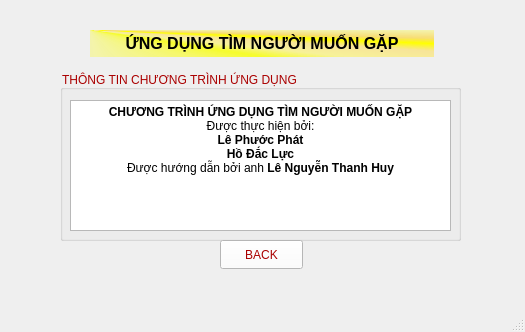
<?xml version="1.0" encoding="UTF-8"?>
<ui version="4.0">
 <class>Credit_Page</class>
 <widget class="QMainWindow" name="Credit_Page">
  <property name="geometry">
   <rect>
    <x>0</x>
    <y>0</y>
    <width>525</width>
    <height>332</height>
   </rect>
  </property>
  <property name="windowTitle">
   <string>MainWindow</string>
  </property>
  <widget class="QWidget" name="centralwidget">
   <widget class="QGroupBox" name="credit_info_box">
    <property name="geometry">
     <rect>
      <x>60</x>
      <y>70</y>
      <width>401</width>
      <height>171</height>
     </rect>
    </property>
    <property name="styleSheet">
     <string notr="true">font: 700 9pt &quot;Segoe UI&quot;;
color: rgb(170, 0, 0);
border-color: rgb(170, 0, 0);</string>
    </property>
    <property name="title">
     <string>THÔNG TIN CHƯƠNG TRÌNH ỨNG DỤNG</string>
    </property>
    <widget class="QLabel" name="label">
     <property name="geometry">
      <rect>
       <x>100</x>
       <y>80</y>
       <width>63</width>
       <height>21</height>
      </rect>
     </property>
     <property name="text">
      <string/>
     </property>
    </widget>
    <widget class="QTextBrowser" name="credit_info_text">
     <property name="geometry">
      <rect>
       <x>10</x>
       <y>30</y>
       <width>381</width>
       <height>131</height>
      </rect>
     </property>
     <property name="styleSheet">
      <string notr="true">color: rgb(0, 0, 0);
font: 700 9pt &quot;Segoe UI&quot;;</string>
     </property>
     <property name="html">
      <string>&lt;!DOCTYPE HTML PUBLIC &quot;-//W3C//DTD HTML 4.0//EN&quot; &quot;http://www.w3.org/TR/REC-html40/strict.dtd&quot;&gt;
&lt;html&gt;&lt;head&gt;&lt;meta name=&quot;qrichtext&quot; content=&quot;1&quot; /&gt;&lt;meta charset=&quot;utf-8&quot; /&gt;&lt;style type=&quot;text/css&quot;&gt;
p, li { white-space: pre-wrap; }
hr { height: 1px; border-width: 0; }
li.unchecked::marker { content: &quot;\2610&quot;; }
li.checked::marker { content: &quot;\2612&quot;; }
&lt;/style&gt;&lt;/head&gt;&lt;body style=&quot; font-family:'Segoe UI'; font-size:9pt; font-weight:700; font-style:normal;&quot;&gt;
&lt;p align=&quot;center&quot; style=&quot; margin-top:0px; margin-bottom:0px; margin-left:0px; margin-right:0px; -qt-block-indent:0; text-indent:0px;&quot;&gt;CHƯƠNG TRÌNH ỨNG DỤNG TÌM NGƯỜI MUỐN GẶP&lt;/p&gt;
&lt;p align=&quot;center&quot; style=&quot; margin-top:0px; margin-bottom:0px; margin-left:0px; margin-right:0px; -qt-block-indent:0; text-indent:0px;&quot;&gt;&lt;span style=&quot; font-weight:400;&quot;&gt;Được thực hiện bởi:&lt;/span&gt;&lt;/p&gt;
&lt;p align=&quot;center&quot; style=&quot; margin-top:0px; margin-bottom:0px; margin-left:0px; margin-right:0px; -qt-block-indent:0; text-indent:0px;&quot;&gt;Lê Phước Phát&lt;/p&gt;
&lt;p align=&quot;center&quot; style=&quot; margin-top:0px; margin-bottom:0px; margin-left:0px; margin-right:0px; -qt-block-indent:0; text-indent:0px;&quot;&gt;Hồ Đắc Lực&lt;/p&gt;
&lt;p align=&quot;center&quot; style=&quot; margin-top:0px; margin-bottom:0px; margin-left:0px; margin-right:0px; -qt-block-indent:0; text-indent:0px;&quot;&gt;&lt;span style=&quot; font-weight:400;&quot;&gt;Được hướng dẫn bởi anh &lt;/span&gt;Lê Nguyễn Thanh Huy&lt;/p&gt;&lt;/body&gt;&lt;/html&gt;</string>
     </property>
    </widget>
   </widget>
   <widget class="QLabel" name="title_label">
    <property name="geometry">
     <rect>
      <x>90</x>
      <y>30</y>
      <width>344</width>
      <height>27</height>
     </rect>
    </property>
    <property name="font">
     <font>
      <pointsize>12</pointsize>
      <bold>true</bold>
     </font>
    </property>
    <property name="mouseTracking">
     <bool>true</bool>
    </property>
    <property name="styleSheet">
     <string notr="true">background-color: qconicalgradient(cx:0, cy:0, angle:135, stop:0 rgba(255, 255, 0, 69), stop:0.375 rgba(255, 255, 0, 69), stop:0.423533 rgba(251, 255, 0, 145), stop:0.45 rgba(247, 255, 0, 208), stop:0.477581 rgba(255, 244, 71, 130), stop:0.518717 rgba(255, 218, 71, 130), stop:0.55 rgba(255, 255, 0, 255), stop:0.57754 rgba(255, 203, 0, 130), stop:0.625 rgba(255, 255, 0, 69), stop:1 rgba(255, 255, 0, 69));
color: rgb(0, 0, 0);</string>
    </property>
    <property name="text">
     <string>&lt;html&gt;&lt;head/&gt;&lt;body&gt;&lt;p align=&quot;center&quot;&gt;ỨNG DỤNG TÌM NGƯỜI MUỐN GẶP&lt;/p&gt;&lt;/body&gt;&lt;/html&gt;</string>
    </property>
   </widget>
   <widget class="QPushButton" name="back_button">
    <property name="geometry">
     <rect>
      <x>220</x>
      <y>240</y>
      <width>83</width>
      <height>29</height>
     </rect>
    </property>
    <property name="maximumSize">
     <size>
      <width>83</width>
      <height>29</height>
     </size>
    </property>
    <property name="styleSheet">
     <string notr="true">color: rgb(170, 0, 0);
background-color: rgb(255, 255, 255);
font: 700 9pt &quot;Segoe UI&quot;;</string>
    </property>
    <property name="text">
     <string>BACK</string>
    </property>
   </widget>
  </widget>
  <widget class="QMenuBar" name="menubar">
   <property name="geometry">
    <rect>
     <x>0</x>
     <y>0</y>
     <width>525</width>
     <height>25</height>
    </rect>
   </property>
  </widget>
  <widget class="QStatusBar" name="statusbar"/>
 </widget>
 <resources/>
 <connections/>
</ui>
